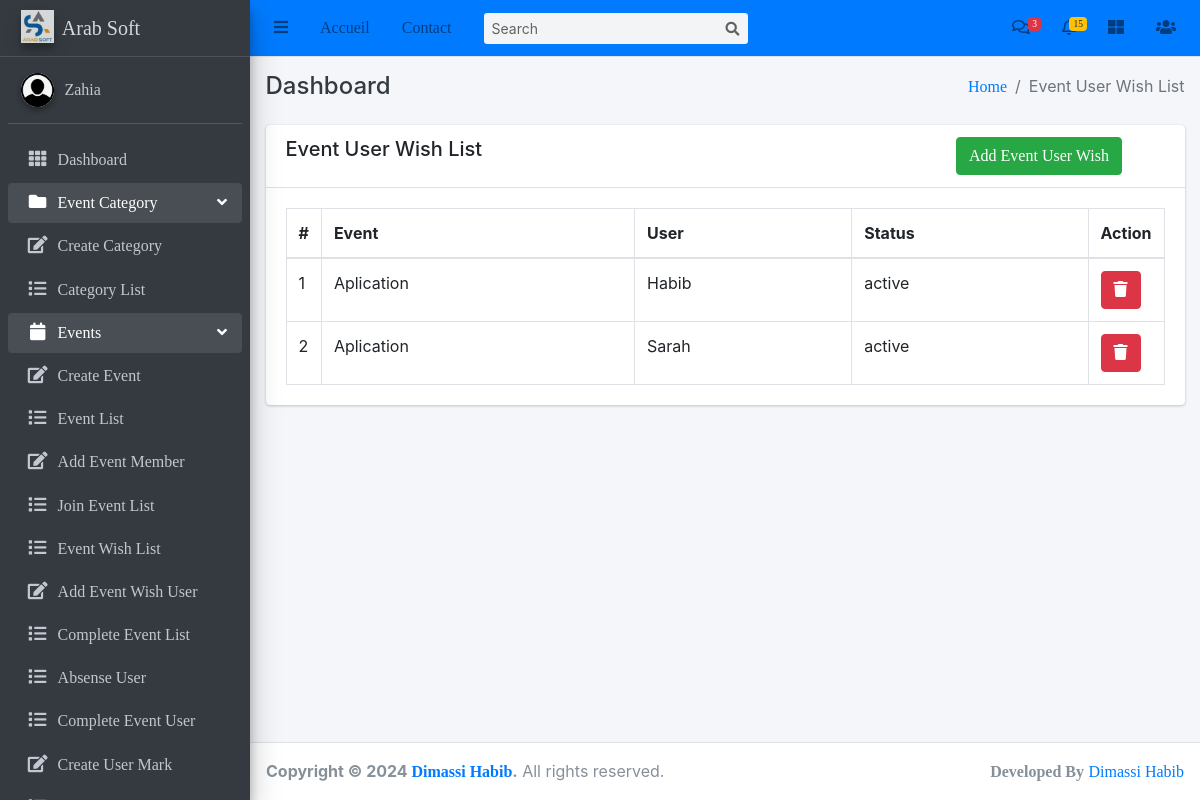
Page /events/event-wish-list/ (signed in) on the committed database.
### events/models.py (models this page shows, shortened)
class EventUserWishList(models.Model):
    event = models.ForeignKey(Event, on_delete=models.CASCADE)
    user = models.ForeignKey('auth.User', on_delete=models.CASCADE)
    created_user = models.ForeignKey('auth.User', on_delete=models.CASCADE, related_name='eventwishlist_created_user')
    updated_user = models.ForeignKey('auth.User', on_delete=models.CASCADE, related_name='eventwishlist_updated_user')
    created_date = models.DateField(auto_now_add=True)
    updated_date = models.DateField(auto_now_add=True)
    status_choice = (
        ('disabled', 'Disabled'),
        ('active', 'Active'),
        ('deleted', 'Deleted'),
        ('blocked', 'Blocked'),
        ('completed', 'Completed'),
    )
    status = models.CharField(choices=status_choice, max_length=10)
    class Meta:
        unique_together = ['event', 'user']

class Event(models.Model):
    category = models.ForeignKey(EventCategory, on_delete=models.CASCADE)
    name = models.CharField(max_length=255, unique=True)
    uid = models.PositiveIntegerField(unique=True)
    description = RichTextUploadingField()
    job_category = models.ForeignKey(JobCategory, on_delete=models.CASCADE)
    select_scheduled_status = (
        ('yet to scheduled', 'Yet to Scheduled'),
        ('scheduled', 'Scheduled')
    )
    scheduled_status = models.CharField(max_length=25, choices=select_scheduled_status)
    venue = models.CharField(max_length=255)
    start_date = models.DateField()
    end_date = models.DateField()
    location = LocationField()
    points = models.PositiveIntegerField()
    maximum_attende = models.PositiveIntegerField()
    created_user = models.ForeignKey('auth.User', on_delete=models.CASCADE, blank=True, null=True, related_name='event_created_user')
    updated_user = models.ForeignKey('auth.User', on_delete=models.CASCADE, blank=True, null=True, related_name='event_updated_user')
    created_date = models.DateField(auto_now_add=True)
    updated_date = models.DateField(auto_now_add=True)
    status_choice = (
        ('disabled', 'Disabled'),
        ('active', 'Active'),
        ('deleted', 'Deleted'),
        ('time out', 'Time Out'),
        ('completed', 'Completed'),
        ('cancel', 'Cancel'),
    )
    status = models.CharField(choices=status_choice, max_length=10)
    def __str__(self):
        return self.name

### events/views.py (the view)
# urls.py: path('event-wish-list/', EventUserWishListView.as_view(), name='event-wish-list'),
class EventUserWishListView(LoginRequiredMixin, ListView):
    login_url = 'login'
    model = EventUserWishList
    template_name = 'events/event_user_wish_list.html'
    context_object_name = 'eventwish'

### templates/events/event_user_wish_list.html (shortened to what this page needs)
{% extends 'base/base.html' %}
{% block breadcrumb %}Event User Wish List{% endblock breadcrumb %}
{% block content %}
    <div class="row">
        <div class="col-md-12">
            <div class="card">
                <div class="card-header">
                    <div class="row">
                        <div class="col-md-9">
                            <h5>Event User Wish List</h5>
                        </div>
                        <div class="col-md-3">
                            <a class="btn btn-success" href="{% url 'add-event-wish-user' %}">Add Event User Wish</a>
                        </div>
                    </div>
                </div>
                <div class="card-body">
                    <table class="table table-bordered">
                        <thead>
                          <tr>
                            <th style="width: 10px">#</th>
                            <th>Event</th>
                            <th>User</th>
                            <th>Status</th>
                            <th style="width: 40px">Action</th>
                          </tr>
                        </thead>
                        <tbody>
                            {% for wish in eventwish %}
                                <tr role="row">
                                    <td>{{ forloop.counter }}</td>
                                    <td>{{ wish.event }}</td>
                                    <td>{{ wish.user }}</td>
                                    <td>{{ wish.status }}</td>
                                    <td>
                                        <a class="btn btn-danger" href="{% url 'remove-event-user-wish' wish.pk %}">
                                            <i class="fa fa-trash"></i>
                                        </a>
                                    </td>
                                </tr>
                            {% endfor %}
                        </tbody>
                      </table>
                </div>
            </div>
        </div>
    </div>
{% endblock content %}

### templates/base/sidebar.html (shortened to what this page needs)
{% load static %}
<aside class="main-sidebar sidebar-dark-primary elevation-4">
    <a href="#" class="brand-link">
      <img src="{% static 'img/logo1.png' %}" alt="Logo" class="brand-image elevation-3"
           style="opacity: .8">
          <span class="brand-text font-weight-light">Arab Soft</span>
    </a>
    <div class="sidebar">
      <div class="user-panel mt-3 pb-3 mb-3 d-flex">
        <div class="image">
          <img src="{% static 'img/user.png' %}" class="img-circle elevation-2" alt="User Image">
        </div>
        <div class="info">
          <a href="#" class="d-block">{{ user }}</a>
        </div>
      </div>
      <nav class="mt-2">
        <ul class="nav nav-pills nav-sidebar flex-column" data-widget="treeview" role="menu" data-accordion="false">
          <li class="nav-item">
            <a href="{% url 'dashboard' %}" class="nav-link">
              <i class="nav-icon fas fa-th"></i>
              <p>
                Dashboard
              </p>
            </a>
          </li>
          <li class="nav-item has-treeview menu-open">
            <a href="#" class="nav-link">
              <i class="nav-icon fas fa-folder"></i>
              <p>
                Event Category
                <i class="right fas fa-angle-left"></i>
              </p>
            </a>
            <ul class="nav nav-treeview">
              <li class="nav-item">
                <a href="{% url 'create-event-category' %}" class="nav-link">
                  <i class="far fa fa-edit nav-icon"></i>
                  <p>Create Category</p>
                </a>
              </li>
              <li class="nav-item">
                <a href="{% url 'event-category-list' %}" class="nav-link">
                  <i class="far fa fa-list nav-icon"></i>
                  <p>Category List</p>
                </a>
              </li>
            </ul>
          </li>
          <li class="nav-item has-treeview menu-open">
            <a href="#" class="nav-link">
              <i class="nav-icon fas fa-calendar"></i>
              <p>
                Events
                <i class="right fas fa-angle-left"></i>
              </p>
            </a>
            <ul class="nav nav-treeview">
              <li class="nav-item">
                <a href="{% url 'event-create' %}" class="nav-link">
                  <i class="far fa fa-edit nav-icon"></i>
                  <p>Create Event</p>
                </a>
              </li>
              <li class="nav-item">
                <a href="{% url 'event-list' %}" class="nav-link">
                  <i class="far fa fa-list nav-icon"></i>
                  <p>Event List</p>
                </a>
              </li>
              <li class="nav-item">
                <a href="{% url 'add-event-member' %}" class="nav-link">
                  <i class="far fa fa-edit nav-icon"></i>
                  <p>Add Event Member</p>
                </a>
              </li>
              <li class="nav-item">
                <a href="{% url 'join-event-list' %}" class="nav-link">
                  <i class="far fa fa-list nav-icon"></i>
                  <p>Join Event List</p>
                </a>
              </li>
              <li class="nav-item">
                <a href="{% url 'event-wish-list' %}" class="nav-link">
                  <i class="far fa fa-list nav-icon"></i>
                  <p>Event Wish List</p>
                </a>
              </li>
              <li class="nav-item">
                <a href="{% url 'add-event-wish-user' %}" class="nav-link">
                  <i class="far fa fa-edit nav-icon"></i>
                  <p>Add Event Wish User</p>
                </a>
              </li>
              <li class="nav-item">
                <a href="{% url 'complete-event' %}" class="nav-link">
                  <i class="far fa fa-list nav-icon"></i>
                  <p>Complete Event List</p>
                </a>
              </li>
              <li class="nav-item">
                <a href="{% url 'absense-user' %}" class="nav-link">
                  <i class="far fa fa-list nav-icon"></i>
                  <p>Absense User</p>
                </a>
              </li>
              <li class="nav-item">
                <a href="{% url 'complete-event-user' %}" class="nav-link">
                  <i class="far fa fa-list nav-icon"></i>
                  <p>Complete Event User</p>
                </a>
              </li>
              <li class="nav-item">
                <a href="{% url 'create-user-mark' %}" class="nav-link">
                  <i class="far fa fa-edit nav-icon"></i>
                  <p>Create User Mark</p>
                </a>
              </li>
              <li class="nav-item">
                <a href="{% url 'user-mark' %}" class="nav-link">
                  <p>User Mark List</p>
                </a>
              </li>
            </ul>
          </li>
        </ul>
      </nav>
    </div>
  </aside>

### rows in the picture
EventUserWishList: event "Aplication", user "Habib", status "active"
EventUserWishList: event "Aplication", user "Sarah", status "active"

### other values in the picture
{{ user }} "Zahia"
